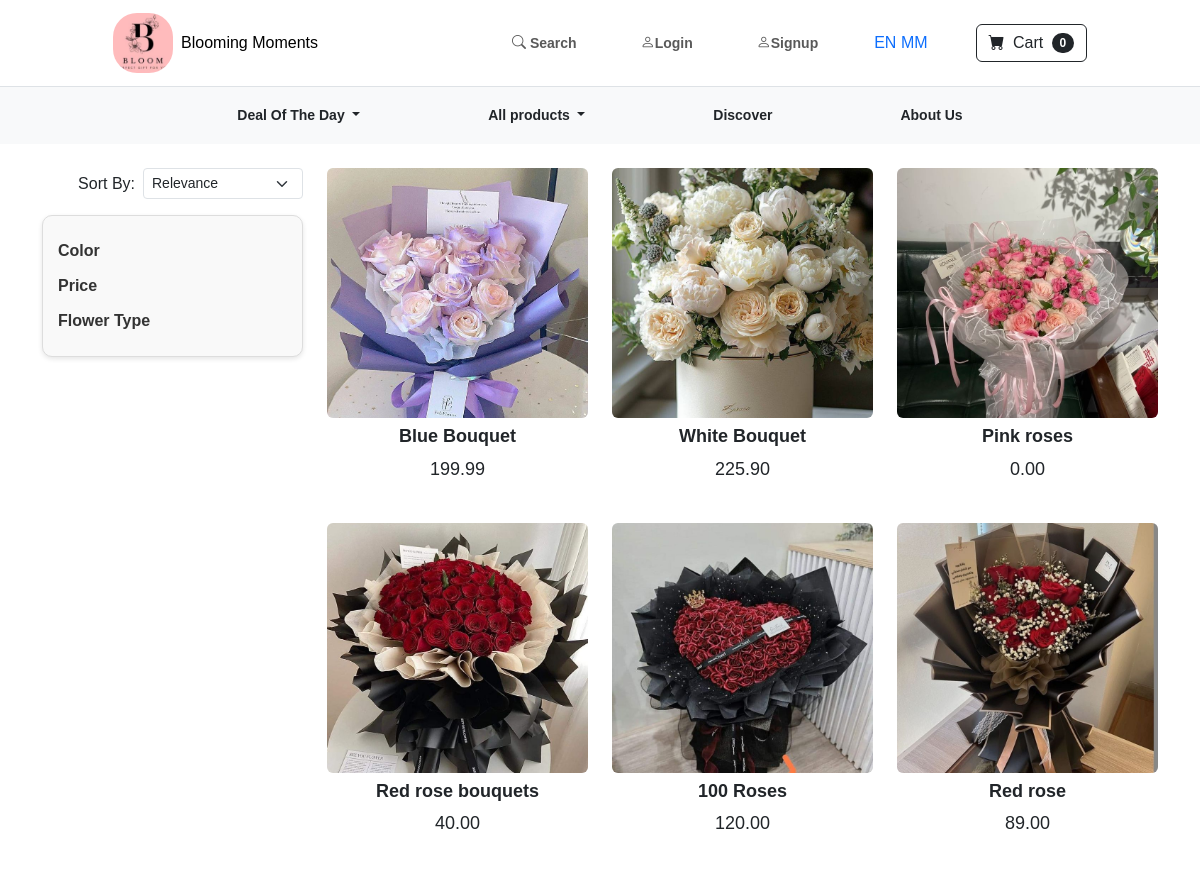
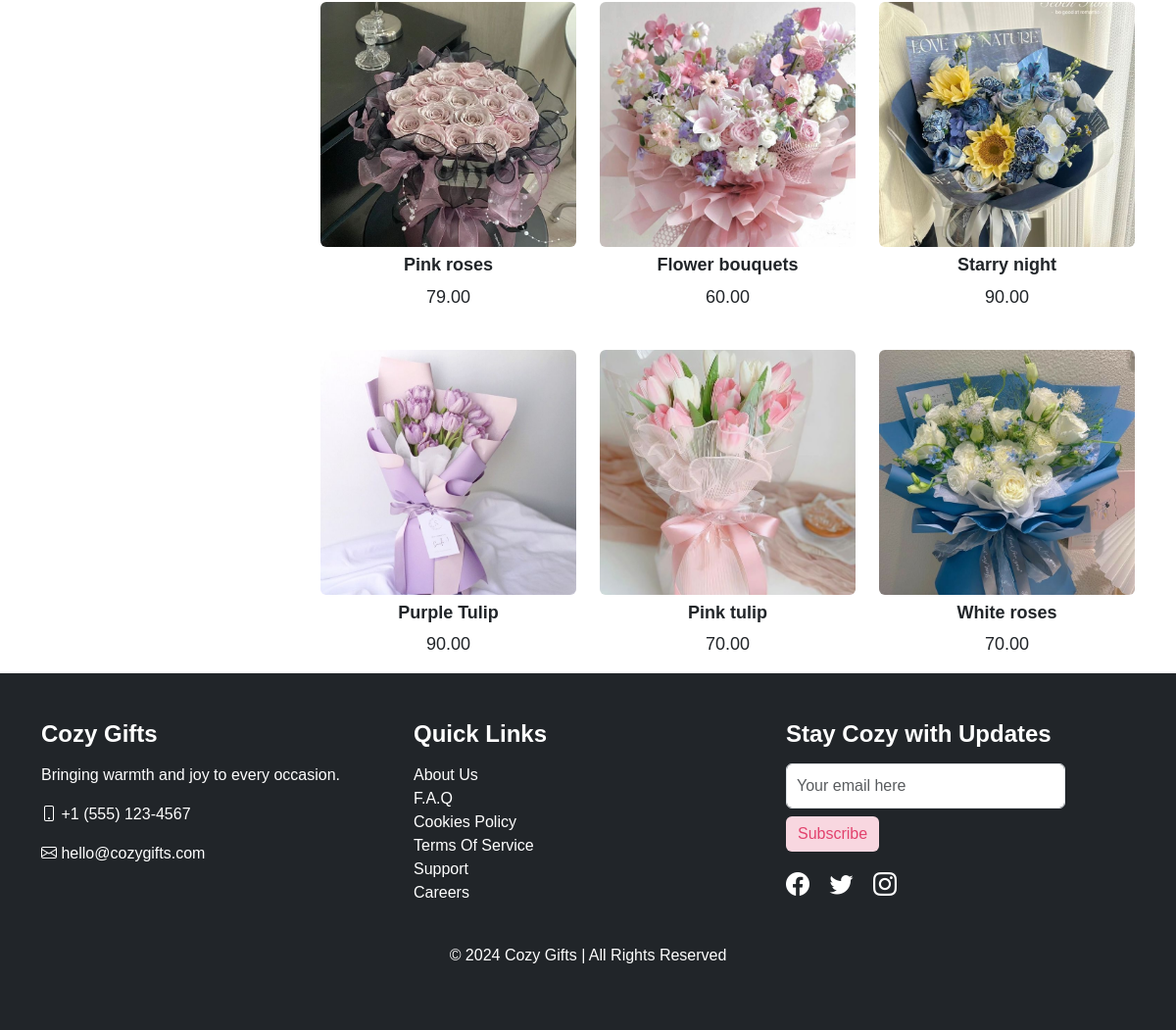
/category/bouquets, run on the app's committed database (2 pictures, top to bottom).
### store/models.py (models this page shows, shortened)
class Product(models.Model):
  name = models.CharField(max_length=100)
  price = models.DecimalField(default=0,decimal_places = 2,max_digits = 6)
  category = models.ForeignKey(Category,on_delete = models.CASCADE,default=1)
  color = models.CharField(
        max_length=50,
        choices=[
            ('Blue', 'Blue'),
            ('Cream', 'Cream'),
            ('Green', 'Green'),
            ('Pink', 'Pink'),
            ('Red', 'Red'),
            ('White', 'White'),
            ('Purple','Purple'),
        ],
        default='Blue',  # Set default color
        null=True,
        blank=True
    )
  description = models.CharField(max_length=250,default='',blank=True,null = True)
  image = models.ImageField(upload_to = 'uploads/product/')
  is_sale = models.BooleanField(default =False)
  sale_price = models.DecimalField(default=0,decimal_places=2,max_digits=6)

### store/views.py (the view)
# urls.py: path('category/<str:foo>',views.category,name="category"),
def category(request,foo):
  foo = foo.replace('-',' ')
  try:
    category = Category.objects.get(name = foo)
    products = Product.objects.filter(category=category)
    return render(request, 'category.html',{'products':products,'category':category})
  except:
    return redirect('home')

### cart/cart.py (called while the page is built)
  def __len__(self):
    return len(self.cart)

### cart/context_processors.py (called while the page is built)
def cart(request):
  return {'cart':Cart(request)}

### store/templates/category.html (shortened to what this page needs)
{% extends 'base.html' %}
{% load static %}
{% block styles %}
<link rel="stylesheet" href="{% static 'css/product.css' %}">
{% endblock %}
{% block content %}
<div class="container mt-4">
    <div class="row">
        <div class="col-md-3 d-none d-md-block">
            <div class="sort-by-container d-md-flex justify-content-end align-items-center mb-3">
                <label for="sortBy" class="me-2">Sort By:</label>
                <select id="sortBy" class="form-select form-select-sm w-auto">
                    <option value="relevance">Relevance</option>
                </select>
            </div>
            <div class="filters-container">
                <div class="filter-section">
                    <h4 onclick="toggleFilter('colorContent', this)">Color</h4>
                </div>
                <div class="filter-section mt-3">
                    <h4 onclick="toggleFilter('priceContent', this)">Price</h4>
                </div>
                <div class="filter-section mt-3">
                    <h4 onclick="toggleFilter('flowerTypeContent', this)">Flower Type</h4>
                </div>
            </div>
        </div>
        <div class="col-md-9">
            <div class="row g-4">
                {% for product in products %}
                <div class="col-6 col-md-4">
                    <div class="collection">
                        <a href="{% url 'product_detail' product.id %}" class="btn">
                            <img src="{{ product.image.url }}" alt="{{ product.name }}">
                        </a>
                        <h3 class="mt-2">{{ product.name }}</h3>
                        <p>{{product.price}}</p>
                    </div>
                </div>
                {% endfor %}
            </div>
        </div>
    </div>
</div>
{% endblock %}

### static/css/styles.css (style rules this page uses)
body { font-family: 'Lora', serif; background-color: whitesmoke; margin: 0; padding: 0; }
h1, h2, h3 { font-weight: 700; }
a { text-decoration: none; }
.container { max-width: 1140px; }
img { max-width: 100%; height: auto; }

### static/css/product.css (style rules this page uses)
body { font-family: Arial, sans-serif; background-color: #ffffff; }
.filters-container { width: 100%; background: #f9f9f9; padding: 15px; border: 1px solid #ddd; border-radius: 10px; box-shadow: 0 2px 5px rgba(0, 0, 0, 0.1); }
.filters-container h4 { font-size: 16px; font-weight: bold; margin: 10px 0; cursor: pointer; color: #333; }
.collection img { width: 100%; height: 250px; object-fit: cover; transition: transform 0.3s ease; }
.collection h3, .collection p { text-align: center; font-size: 18px; }
.collection a.btn { padding: 0; border: none; background-color: transparent; display: block; overflow: hidden; }
@media (min-width: 769px) { .filters-container { position: sticky; top: 20px; } }

### data on the page
Product: image (picture), name "Blue Bouquet", price "199.99"
Product: image (picture), name "White Bouquet", price "225.90"
Product: image (picture), name "Pink roses", price "0.00"
Product: image (picture), name "Red rose bouquets", price "40.00"
Product: image (picture), name "100 Roses", price "120.00"
Product: image (picture), name "Red rose", price "89.00"
Product: image (picture), name "Pink roses", price "79.00"
Product: image (picture), name "Flower bouquets", price "60.00"
Product: image (picture), name "Starry night", price "90.00"
Product: image (picture), name "Purple Tulip", price "90.00"
Product: image (picture), name "Pink tulip", price "70.00"
Product: image (picture), name "White roses", price "70.00"

### other printed values
{{ cart|length }} "0"
